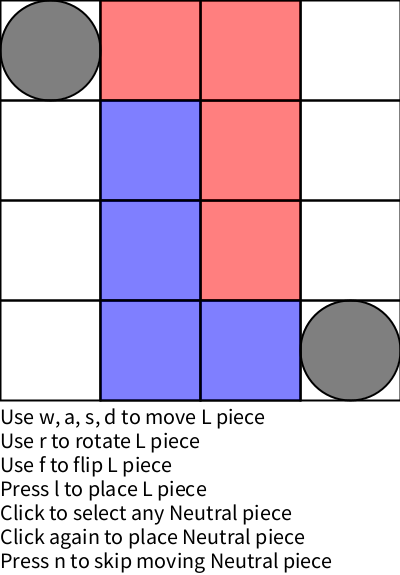
Frame 1 (no input)
Frame 60 (the mouse pressed at the canvas centre just before this capture): identical to frame 1, image omitted
Frame 120 (the mouse held since frame 60 and released just before this capture): identical to frame 1, image omitted

The Processing sketch that drew this single still picture (run headless with seeded random() and noise(); from frame 60 on, the mouse is pressed at the canvas centre):

// Processing sketch: L_Game
// ── L_Game.pde
char[][] board;
int r;
char turn;
L h;
L a;
boolean nPlaced;

void setup() {
  size(400, 575);
  r = width/4;
  board = new char[4][4];
  for (int i = 0; i < 4; i++) {
    for (int j = 0; j < 4; j++) {
      board[i][j] = ' ';
    }
  }
  h = new L(2, 1, 1);
  h.place('H');
  a = new L(1, 2, 3);
  a.place('A');
  board[0][0] = 'N';
  board[3][3] = 'N';
  nPlaced = true;
  humanTurn();
  //algorithmStart();
}

void humanTurn() {
  turn = 'H';
  h.placed = false;
}

void algorithmTurn() {
  turn = 'A';
  a.placed = false;
}

void nextTurn() {
  switch(turn) {
  case 'H':
    if (h.placed) {
      algorithmTurn();
    }
    break;
  case 'A':
    if (a.placed) {
      humanTurn();
    }
    break;
  }
}

void draw() {
  background(255);
  stroke(0);
  strokeWeight(2);
  noFill();

  for (int i = 0; i < 4; i++) {
    for (int j = 0; j < 4; j++) {
      rect(i*r, j*r, r, r);
    }
  }

  fill(0);  
  textSize(22);
  text("Use w, a, s, d to move L piece", 0, 400+24);
  text("Use r to rotate L piece", 0, 400+48);
  text("Use f to flip L piece", 0, 400+72);
  text("Press l to place L piece", 0, 400+96);
  text("Click to select any Neutral piece", 0, 400+120);
  text("Click again to place Neutral piece", 0, 400+144);
  text("Press n to skip moving Neutral piece", 0, 400+168);

  fill(255, 0, 0, 128);
  for (int i = 0; i < 4; i++) {
    rect(h.l[i][0]*r, h.l[i][1]*r, r, r);
  }
  fill(0, 0, 255, 128);
  for (int i = 0; i < 4; i++) {
    rect(a.l[i][0]*r, a.l[i][1]*r, r, r);
  }
  fill(0, 128);
  for (int i = 0; i < 4; i++) {
    for (int j = 0; j < 4; j++) {
      if (board[i][j] == 'N') {
        circle(i*r+r/2, j*r+r/2, r);
      }
    }
  }
}

void keyPressed() {
  switch(turn) {
  case 'H':
    h.move();
    break;
  case 'A':
    a.move();
    break;
  }
  if (key == 'n') {
    nextTurn();
  }
}

void mousePressed() {
  if (h.placed && a.placed) {
    int x = floor(mouseX/r);
    int y = floor(mouseY/r);
    switch(board[x][y]) {
    case ' ':
      if (!nPlaced) {
        board[x][y] = 'N';
        nPlaced = true;
        nextTurn();
      }
      break;
    case 'N':
      if (nPlaced) {
        board[x][y] = ' ';
        nPlaced = false;
      }
      break;
    }
  }
}

// ── L.pde
class L {
  int[][] l;
  boolean placed;
  int cx;
  int cy;
  int f;

  L(int tcx, int tcy, int tf) {
    l = new int[4][2];
    f = tf;
    cx = tcx;
    cy = tcy;
    setL();
    placed = false;
  }

  void setL() {
    switch(f) {
    case 0:
      l[0][0] = cx+1;
      l[1][0] = cx;
      l[2][0] = cx-1;
      l[3][0] = cx-1;
      l[0][1] = cy;
      l[1][1] = cy;
      l[2][1] = cy;
      l[3][1] = cy+1;
      break;
    case 1:
      l[0][0] = cx;
      l[1][0] = cx;
      l[2][0] = cx;
      l[3][0] = cx-1;
      l[0][1] = cy+1;
      l[1][1] = cy;
      l[2][1] = cy-1;
      l[3][1] = cy-1;
      break;
    case 2:
      l[0][0] = cx-1;
      l[1][0] = cx;
      l[2][0] = cx+1;
      l[3][0] = cx+1;
      l[0][1] = cy;
      l[1][1] = cy;
      l[2][1] = cy;
      l[3][1] = cy-1;
      break;
    case 3:
      l[0][0] = cx;
      l[1][0] = cx;
      l[2][0] = cx;
      l[3][0] = cx+1;
      l[0][1] = cy-1;
      l[1][1] = cy;
      l[2][1] = cy+1;
      l[3][1] = cy+1;
      break;
    case 4:
      l[0][0] = cx+1;
      l[1][0] = cx;
      l[2][0] = cx-1;
      l[3][0] = cx-1;
      l[0][1] = cy;
      l[1][1] = cy;
      l[2][1] = cy;
      l[3][1] = cy-1;
      break;
    case 5:
      l[0][0] = cx;
      l[1][0] = cx;
      l[2][0] = cx;
      l[3][0] = cx+1;
      l[0][1] = cy+1;
      l[1][1] = cy;
      l[2][1] = cy-1;
      l[3][1] = cy-1;
      break;
    case 6:
      l[0][0] = cx-1;
      l[1][0] = cx;
      l[2][0] = cx+1;
      l[3][0] = cx+1;
      l[0][1] = cy;
      l[1][1] = cy;
      l[2][1] = cy;
      l[3][1] = cy+1;
      break;
    case 7:
      l[0][0] = cx;
      l[1][0] = cx;
      l[2][0] = cx;
      l[3][0] = cx-1;
      l[0][1] = cy-1;
      l[1][1] = cy;
      l[2][1] = cy+1;
      l[3][1] = cy+1;
      break;
    }
  }

  void place(char player) {
    boolean valid = true;
    int overlap = 0;
    for (int i = 0; i < 4; i++) {
      int x = l[i][0];
      int y = l[i][1];
      if ((board[x][y] != ' ') && (board[x][y] != player)) {
        valid = false;
      }
      if (board[x][y] == player) {
        overlap++;
      }
    }
    if (overlap == 4) {
      valid = false;
    }
    if (valid) {
      for (int i = 0; i < 4; i++) {
        for (int j = 0; j < 4; j++) {
          if (board[i][j] == player) {
            board[i][j] = ' ';
          }
        }
      }
      for (int i = 0; i < 4; i++) {
        int x = l[i][0];
        int y = l[i][1];
        board[x][y] = player;
      }
      placed = true;
    }
  }

  void move() {
    if (!placed) {
      switch(key) {
      case 'w':
        moveUp();
        break;
      case 'a':
        moveLeft();
        break;
      case 's':
        moveDown();
        break;
      case 'd':
        moveRight();
        break;
      case 'r':
        spin();
        break;
      case 'f':
        flip();
        break;
      case 'l':
        place(turn);
        break;
      }
    }
  }

  void moveUp() {
    if ((f == 0) || (f == 6)) {
      if (cy >= 1) {
        cy--;
      }
    } else {
      if (cy >= 2) {
        cy--;
      }
    }
    setL();
  }

  void moveLeft() {
    if ((f == 3) || (f == 5)) {
      if (cx >= 1) {
        cx--;
      }
    } else {
      if (cx >= 2) {
        cx--;
      }
    }
    setL();
  }

  void moveDown() {
    if ((f == 2) || (f == 4)) {
      if (cy <= 2) {
        cy++;
      }
    } else {
      if (cy <= 1) {
        cy++;
      }
    }
    setL();
  }

  void moveRight() {
    if ((f == 1) || (f == 7)) {
      if (cx <= 2) {
        cx++;
      }
    } else {
      if (cx <= 1) {
        cx++;
      }
    }
    setL();
  }

  void spin() {
    if ((cx > 0) && (cx < 3) && (cy > 0) && (cy < 3)) {
      if ((f >= 0) && (f <= 3)) {
        f = (f+1)%4;
      }
      if ((f >= 4) && (f <= 7)) {
        f = 4+(f+1)%4;
      }
    }
    setL();
  }

  void flip() {
    if ((cx > 0) && (cx < 3) && (cy > 0) && (cy < 3)) {
      f = (f+4)%8;
    }
    setL();
  }
}
